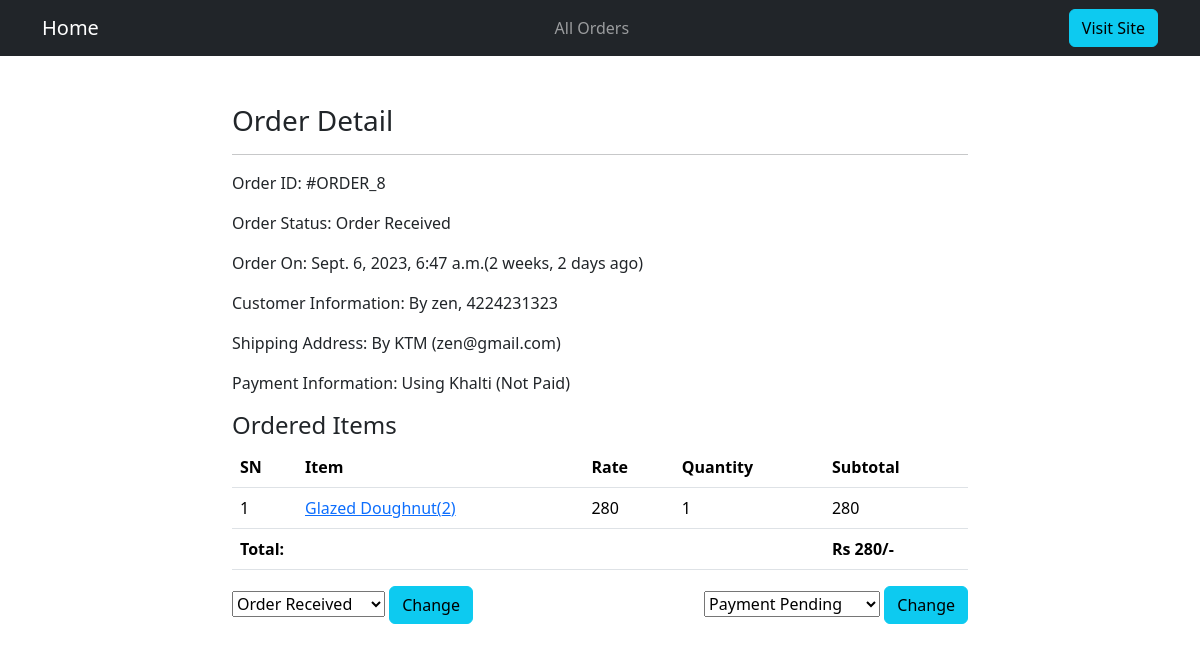
Before: /admin-order/8/ (signed in) with the older database file.
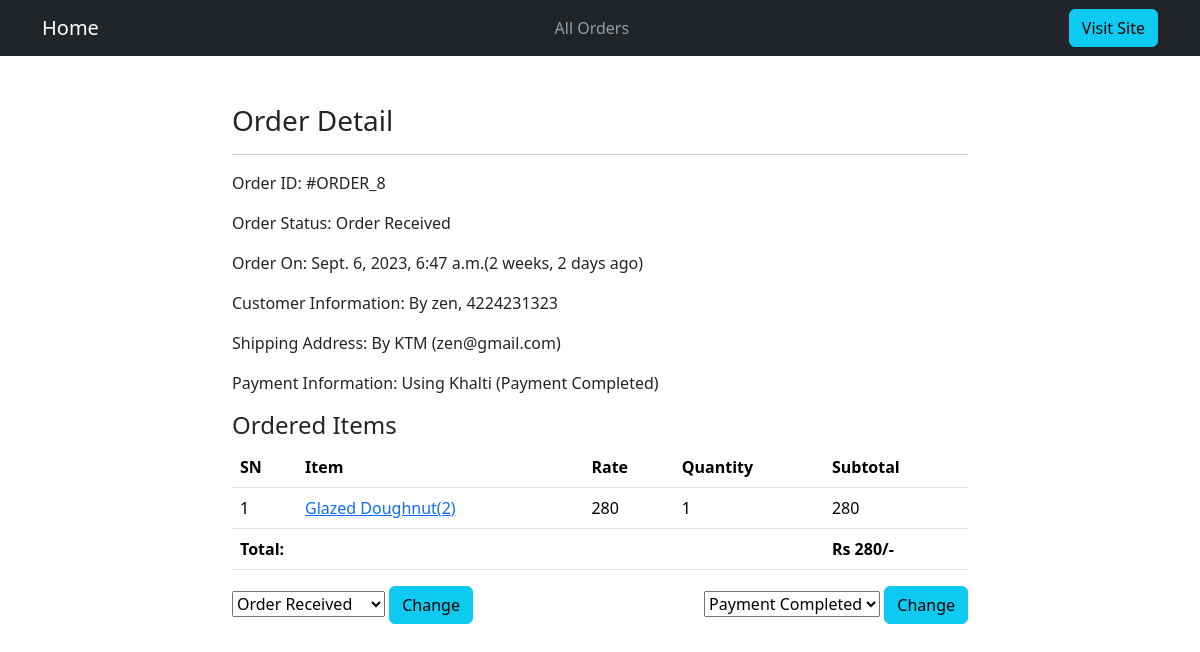
After: the same page with the newer database file.
### ecomapp/models.py (models this page shows, shortened)
class Order(models.Model):
    cart = models.OneToOneField(Cart, on_delete=models.CASCADE)
    ordered_by = models.CharField(max_length=200)
    shipping_address = models.CharField(max_length=200)
    mobile = models.CharField(max_length=10)
    email = models.EmailField()
    subtotal = models.PositiveIntegerField()
    discount = models.PositiveIntegerField()
    total = models.PositiveIntegerField()
    order_status = models.CharField(max_length=50, choices=ORDER_STATUS)
    created_at = models.DateTimeField(auto_now_add=True)
    payment_method = models.CharField(max_length=20, choices=METHOD, default="Cash On Delivery")  # Corrected line
    payment_completed = models.BooleanField(default=False, null=True, blank=True)

### ecomapp/views.py (the view)
# urls.py: path("admin-order/<int:pk>/",AdminOrderDetailView.as_view(),name="adminorderdetail"),
class AdminOrderDetailView(AdminRequiredMixin, DetailView):
    template_name = "adminpages/adminorderdetail.html"
    model = Order
    context_object_name = "ord_obj"
    def get_context_data(self, **kwargs):
        context = super().get_context_data(**kwargs)
        context["allstatus"] = ORDER_STATUS
        return context

### ecomapp/views.py (called while the page is built)
    def dispatch(self, request, *args,**kwargs):
        if request.user.is_authenticated and Admin.objects.filter(user=request.user).exists():
            pass
        else:
            return redirect("/admin-login/")
        return super().dispatch(request, *args, **kwargs)

### templates/adminpages/adminorderdetail.html (shortened to what this page needs)
{% extends 'adminpages/adminbase.html' %}
{% load humanize %}
{% block content %}
<div class="container">
    <div class="row">
        <div class="col-md-8 mx-auto">
            <h3>Order Detail</h3>
            <hr>
            <p><span class="font-weight-bold">Order ID: </span> #ORDER_{{ord_obj.id}}</p>
            <p><span class="font-weight-bold">Order Status: </span> {{ord_obj.order_status}}</p>
            <p><span class="font-weight-bold">Order On: </span> {{ord_obj.created_at}}({{ord_obj.created_at|timesince}} ago)</p>
            <p><span class="font-weight-bold">Customer Information: </span> By {{ord_obj.ordered_by}}, {{ord_obj.mobile}}</p>
            <p><span class="font-weight-bold">Shipping Address: </span> By {{ord_obj.shipping_address}} ({{ord_obj.email}})</p>
            <p><span class="font-weight-bold">Payment Information: </span>  Using {{ord_obj.payment_method}} ({% if ord_obj.payment_completed %}Payment Completed{% else %}Not Paid{% endif %})</p>
            <h4>Ordered Items</h4>
            <table class="table">
                <thead>
                    <tr>
                        <th>SN</th>
                        <th>Item</th>
                        <th>Rate</th>
                        <th>Quantity</th>
                        <th>Subtotal</th>
                    </tr>
                </thead>
                <tbody>
                    {% for cp in ord_obj.cart.cartproduct_set.all %}
                    <tr>
                        <td>{{forloop.counter}}</td>
                        <td><a target="_blank"
                                href="{% url 'ecomapp:productdetail' cp.product.slug %}">{{cp.product.title}}({{cp.product.id}})</a>
                        </td>
                        <td>{{cp.rate}}</td>
                        <td>{{cp.quantity}}</td>
                        <td>{{cp.subtotal}}</td>
                    </tr>
                    {% endfor %}
                    <tr>
                        <th colspan="4" class="text-right">Total: </th>
                        <th>Rs {{ord_obj.total|intcomma}}/-</th>
                    </tr>
                </tbody>
            </table>
            <div style="display: flex; justify-content: space-between;">
                <form action="{% url 'ecomapp:adminorderstatuschange' ord_obj.id %}" method="POST">
                    <select name="status">
                        {% for i, j in allstatus %}
                        <option value="{{i}}" {% if i == ord_obj.order_status %}selected{% endif %}>{{j}}</option>
                        {% endfor %}
                    </select>
                    <button class="btn btn-info">Change</button>
                </form>
                <form action="{% url 'ecomapp:adminpaymentstatuschange' ord_obj.id %}" method="POST">
                    <select name="payment_status">
                        <option value="completed" {% if ord_obj.payment_completed %}selected{% endif %}>Payment Completed</option>
                        <option value="pending" {% if not ord_obj.payment_completed %}selected{% endif %}>Payment Pending</option>
                    </select>
                    <button class="btn btn-info">Change</button>
                </form>
            </div>
        </div>
    </div>
</div>
{% endblock %}

Changed rows visible on the page:
changed Order "Order Received": payment_status "Payment Pending" → "Payment Completed"
Other visible differences:
text no longer shown: "Not Paid"
text now shown: "Payment Completed"
